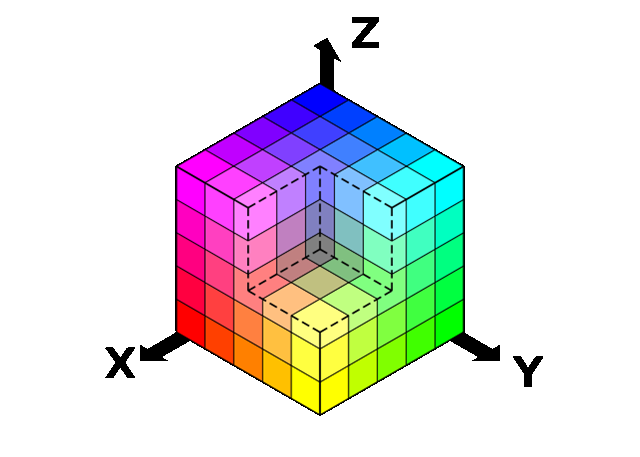
#> input picture img/RGB_cube.png, 640 x 457 px; the run also reads 2 pictures not shown here
$ jupyter execute Lecture_1.ipynb   (shell and % lines are left out)
#> lines starting #> are read from the running program, lines starting #| are printed output that depends on the picture; after the words box and inside, x2 and y2 are one past the last pixel; in counts of white or black regions, pixels touching at a corner belong together
# Лекция №1

# Работа с растровыми изображенями

__Растровое изображение__ — изображение, представляющее собой сетку пикселей — цветных точек.
Важными характеристиками изображения являются: размер, глубина цвета и цветовое пространство.

Самый распространённый способ выделить объект — это цвет.

__Цвет__ — это свойство тел отражать или испускать видимое излучение определенного спектрального состава и интенсивности.

Трихроматическая теория (сетчатка глаза имеет 3 вида рецепторов света, ответственных за цветное зрение) полагает, что достаточно всего трёх чисел, чтобы описать цвет (красный, синий, зелёный). Т.е. используя три значения __R, G, B__

Цветовые пространства бывают линейные и нелинейные.
К линейным относится __RGB__. Изучим его подробней.

[cell 1]
import cv2
import numpy as np
import matplotlib.pyplot as plt

## отображение графиков в ноутбуке

[cell 2]
## считаем изображение
img  = cv2.imread('img/RGB_cube.png')
#> img is the input picture: shape (457, 640, 3); mean B, G, R 224.5, 224.4, 224.4

[cell 3]
## посмотрим, какой тип объекта
type(img)

[cell 4]
## размерность
img.shape

[cell 5]
## преобразуем RGB в BGR для корректного отображения
## это необходимо из-за особенностей matplotlib
img_plt = cv2.cvtColor(img.copy(), cv2.COLOR_RGB2BGR)

## отобразим объект
plt.imshow(img_plt);

## Grayscale

__Grayscale__ — цветовой режим изображений, которые отображаются в оттенках серого цвета, размещённые в виде таблицы в качестве эталонов яркости белого цвета.

В компьютерном представлении широко распространённая серая шкала использует на каждый пиксел изображения один байт (8 бит) информации. Такая шкала передаёт 256 оттенков (градаций) серого цвета, или яркости (значение 0 представляет чёрный цвет, а значение 255 — белый).

Преобразование цветного изображения в оттенки серого из RGB пересчитывают по формуле:

\begin{align}
\ Y' & = 0.2126R + 0.7152G + 0.0722B \\
\end{align}

В __OpenCV__ сменить цветовой режим изображения можно с помощью функции __cv2.cvtColor(img, code)__,

где __img__ — исходное изображение, __code__ — кодировка для смены цвета. Все кодировки есть в документации. В рамках занятий мы рассмотрим лишь их часть.

[cell 6]
## создадим grayscale изображение с помощью openCV
gray = cv2.cvtColor(img.copy(), cv2.COLOR_RGB2GRAY)
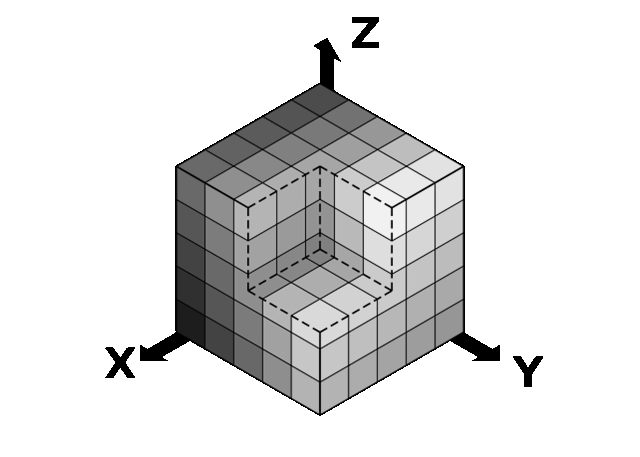
#> gray: shape (457, 640); min 0, max 255, mean 224.4

[cell 7]
## поглядим, что получили
fig, m_axs = plt.subplots(1, 2, figsize = (12, 8))
ax1, ax2 = m_axs

ax1.set_title('RGB изображение', fontsize=15)
ax1.imshow(img_plt)
ax2.set_title('Grayscale изображение', fontsize=15)
ax2.imshow(gray, cmap='gray');
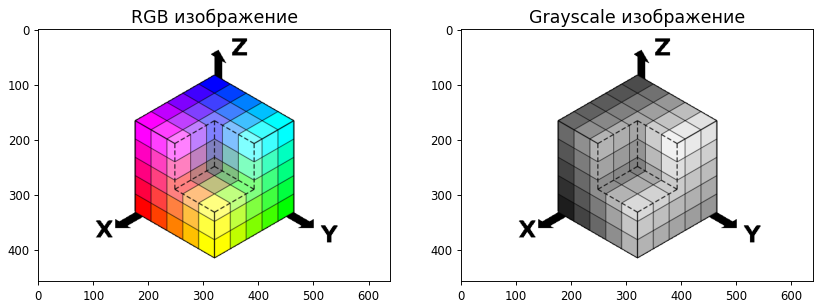
#> figure drawn by matplotlib, 2 panels

### Поиграемся с каналами

Выделим каналы изображения. Они представимы как массивы чисел, поэтому не составит труда их разделить из исходного изобрадения. Посмоторим на картинку, где есть только красный, зеленый и синий.

[cell 8]
## не забываем про особенности Python
img_data = img.copy()

## R scale
r = img_data[:,:,0]
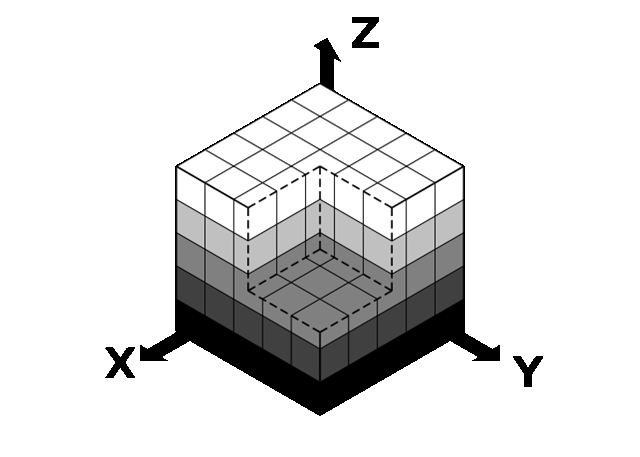
#> r: shape (457, 640); min 0, max 255, mean 224.5
r[r != 255] = 0
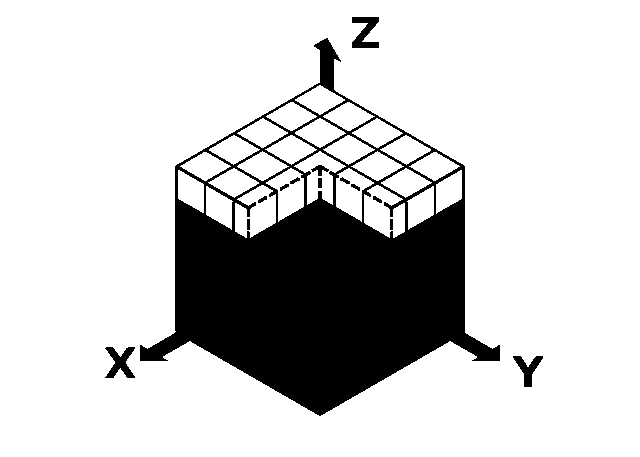
#> r: shape (457, 640); 81.5% white; 14 black regions, largest, box (x1, y1, x2, y2) and area: (140, 38, 500, 416) 52257, (352, 17, 379, 48) 494, (105, 347, 135, 378) 488
## G scale
g = img_data[:,:,1]
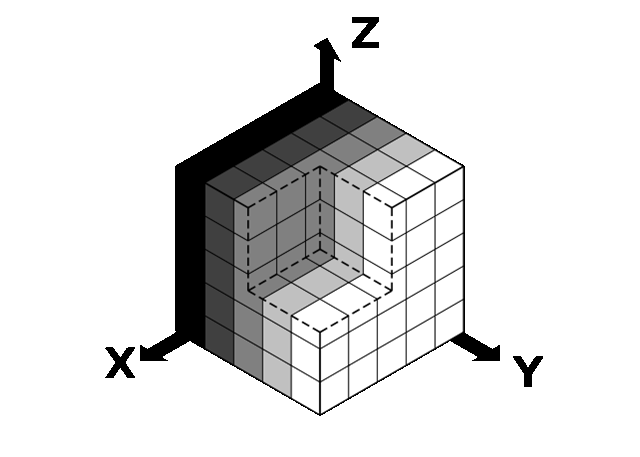
#> g: shape (457, 640); min 0, max 255, mean 224.4
g[g != 255] = 0
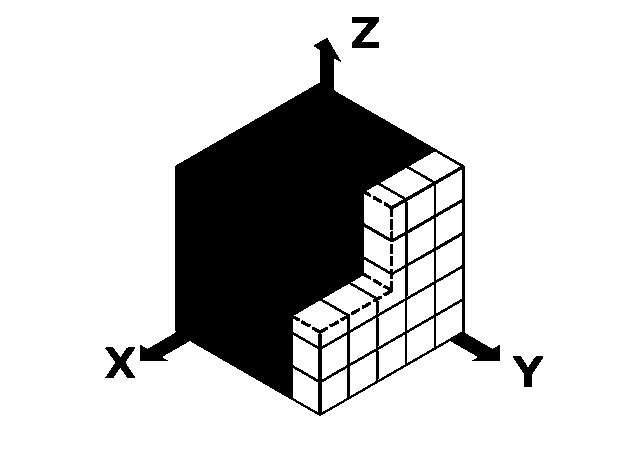
#> g: shape (457, 640); 81.5% white; 14 black regions, largest, box (x1, y1, x2, y2) and area: (140, 38, 500, 416) 52300, (352, 17, 379, 48) 494, (105, 347, 135, 378) 488
## B scale
b = img_data[:,:,2]
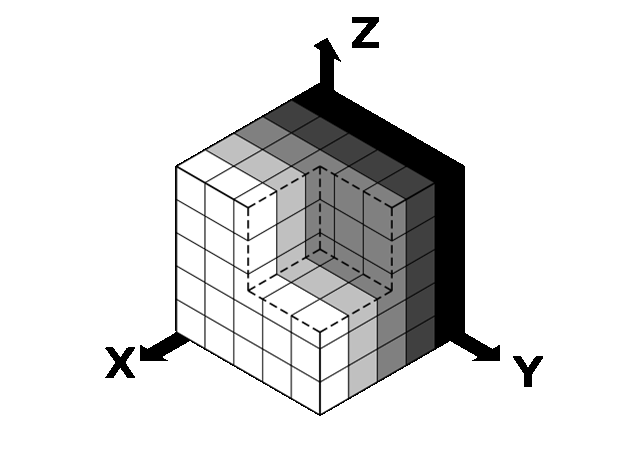
#> b: shape (457, 640); min 0, max 255, mean 224.4
b[b != 255] = 0
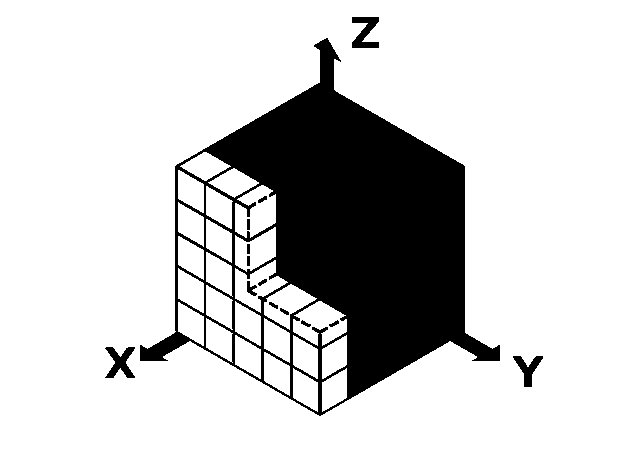
#> b: shape (457, 640); 81.5% white; 14 black regions, largest, box (x1, y1, x2, y2) and area: (140, 38, 500, 416) 52356, (352, 17, 379, 48) 494, (105, 347, 135, 378) 488

[cell 9]
## посмотрим на результат
fig, m_axs = plt.subplots(1, 4, figsize = (20, 9))
ax1, ax2, ax3, ax4 = m_axs

ax1.set_title('R канал', fontsize=15)
ax1.imshow(r, cmap='gray')
ax2.set_title('G канал', fontsize=15)
ax2.imshow(g, cmap='gray')
ax3.set_title('B канал', fontsize=15)
ax3.imshow(b, cmap='gray')
ax4.set_title('RGB', fontsize=15)
ax4.imshow(img_plt);
#> (the rest of the program and of its run is left out)
